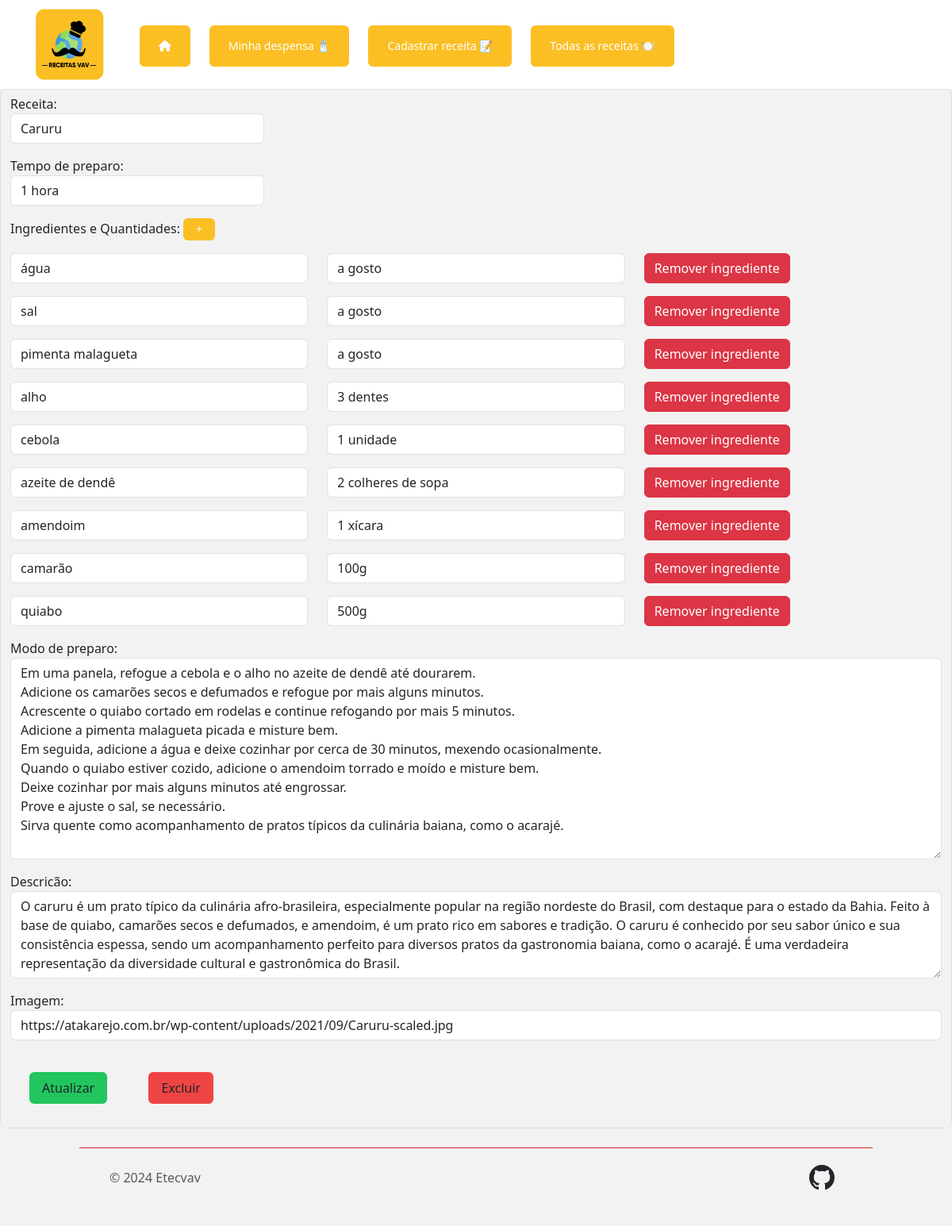
The page /editar/26 on the database its author committed.
### app.py (models this page shows, shortened)
class receitas(db.Model):
  __tablename__ = 'receitas'
  idReceita = db.Column(Integer, primary_key=True, autoincrement=True)
  nomeReceita = db.Column(String(30))
  preparo = db.Column(String(760))
  imagem = db.Column(db.String(120))
  tempo = db.Column(db.String(50))
  descricao = db.Column(db.String(50))
  ingredientes = relationship('ingredientes', back_populates='receita')

class ingredientes(db.Model):
    __tablename__ = 'ingredientes'
    idIngrediente = db.Column(Integer, primary_key=True, autoincrement=True)
    quantidade = db.Column(String(100))
    nomeIngrediente = db.Column(String(30))
    idReceita = db.Column(Integer, ForeignKey('receitas.idReceita'), nullable=False)
    receita = relationship('receitas', back_populates='ingredientes')

### app.py (the view, shortened to what this page needs)
@app.route('/editar/<int:idReceita>', methods=['GET', 'POST'])
def editar(idReceita):
    receita = receitas.query.get(idReceita)
    ingredientes_receita = getReceitaComIngredientesPorId(idReceita)[0]
    ingredientes_no_banco = db.session.query(ingredientes.nomeIngrediente).distinct().all()
    return render_template('editar.html', receita=receita, ingredientes_receita=ingredientes_receita)

### app.py (called while the page is built)
def getReceitaComIngredientesPorId(idReceita):
    consulta = db.session.query(receitas, ingredientes.nomeIngrediente, ingredientes.quantidade).\
        join(ingredientes).\
        filter(receitas.idReceita == idReceita).\
        all()
    receitas_com_ingredientes = {}
    for receita, ingrediente, quantidade in consulta:
        if receita.idReceita not in receitas_com_ingredientes:
            receitas_com_ingredientes[receita.idReceita] = {
                'receita': receita,
                'ingredientes': []
            }
        receitas_com_ingredientes[receita.idReceita]['ingredientes'].append({
            'nomeIngrediente': ingrediente,
            'quantidade': quantidade
        })
    return list(receitas_com_ingredientes.values())

### templates/editar.html (shortened to what this page needs)
{% extends 'base.html' %}
{% block conteudo %}
<form style="background-color: #F2F2F2;" action="/editar/{{receita.idReceita}}" method="POST" class="form-control">
    <div class="mb-3">
        <label for="nomeReceita">Receita:</label>
        <input type="text" class="form-control" name="nomeReceita" style="width:20rem" placeholder="Digite o nome de sua receita" value="{{receita.nomeReceita}}" required>
    </div>
    <div class="mb-3">
        <label for="tempo">Tempo de preparo:</label>
        <input type="text" class="form-control" name="tempo" style="width:20rem" placeholder="Digite o tempo de preparo" value="{{receita.tempo}}" required>
    </div>
    <div class="mb-3" id="ingredientesContainer">
        <label>Ingredientes e Quantidades:</label>
        <button type="button" class="bg-amber-400 text-white hover:bg-amber-500 rounded-md px-3 py-1 mb-3 text-sm font-medium" onclick="adicionarCampo()"> + </button>
        {% for ingrediente in receita.ingredientes %}
        <div class="row mb-3 ingrediente">
            <div class="col-4">
                <input type="text" name="ingredientes[]" placeholder="Ingrediente" value="{{ingrediente.nomeIngrediente}}" required class="form-control">
            </div>
            <div class="col-4">
                <input type="text" name="quantidades[]" placeholder="Quantidade" value="{{ingrediente.quantidade}}" required class="form-control">
            </div>
            <div class="col-4">
                <button type="button" class="btn btn-danger" onclick="removerIngrediente(this)">Remover ingrediente</button>
            </div>
        </div>
        {% endfor %}
    </div>
    <div class="mb-3">
        <label for="preparo">Modo de preparo:</label>
        <textarea type="text" class="form-control" name="preparo"  placeholder="Digite o modo de preparo" required rows="10">{{receita.preparo}}</textarea>
    </div>
    <div class="mb-3">
        <label for="preparo">Descricão:</label>
        <textarea type="text" class="form-control" name="desc" required placeholder="Digite a descrição" rows="4">{{receita.descricao}}</textarea>
    </div>
    <div class="mb-3">
        <label for="imagem">Imagem:</label>
        <input type="text" class="form-control" name="imagem" value="{{receita.imagem}}" placeholder="Pesquise pelo Google - Clique com o botão direito do mouse sobre a imagem escolhida - copiar endereço - cole o endereço aqui neste campo" required>
    </div>
    <button class="rounded-md px-3 py-2 bg-green-500 hover:bg-green-600 m-6" type="submit">Atualizar</button>
    <a href="/deletar/{{receita.idReceita}}" class="rounded-md px-3 py-2 bg-red-500 hover:bg-red-600 m-6" type="submit">Excluir</a>
</form>
{% endblock conteudo %}

### rows shown on the page
receitas: nomeReceita "Caruru", tempo "1 hora", preparo "Em uma panela, refogue a cebola e o alho no azeite de dendê até dourarem. Adicione os camarões secos e defumados e refogue por mais alguns minutos. Acrescente o quiabo cortado em rodelas e continue refogando por mais 5 minutos. Adicione a pimenta malagueta picada e misture bem. Em seguida, adicione a água e deixe cozinhar por cerca de 30 minutos, mexendo ocasionalmente. Quando o quiabo estiver cozido, adicione o amendoim torrado e moído e misture bem. Deixe cozinhar por mais alguns minutos até engrossar. Prove e ajuste o sal, se necessário. Sirva quente como acompanhamento de pratos típicos da culinária baiana, como o acarajé.", desc "O caruru é um prato típico da culinária afro-brasileira, especialmente popular na região nordeste do Brasil, com destaque para o estado da Bahia. Feito à base de quiabo, camarões secos e defumados, e amendoim, é um prato rico em sabores e tradição. O caruru é conhecido por seu sabor único e sua consistência espessa, sendo um acompanhamento perfeito para diversos pratos da gastronomia baiana, como o acarajé. É uma verdadeira representação da diversidade cultural e gastronômica do Brasil.", imagem "https://atakarejo.com.br/wp-content/uploads/2021/09/Caruru-scaled.jpg"
ingredientes: nomeIngrediente "água", quantidade "a gosto"
ingredientes: nomeIngrediente "sal", quantidade "a gosto"
ingredientes: nomeIngrediente "pimenta malagueta", quantidade "a gosto"
ingredientes: nomeIngrediente "alho", quantidade "3 dentes"
ingredientes: nomeIngrediente "cebola", quantidade "1 unidade"
ingredientes: nomeIngrediente "azeite de dendê", quantidade "2 colheres de sopa"
ingredientes: nomeIngrediente "amendoim", quantidade "1 xícara"
ingredientes: nomeIngrediente "camarão", quantidade "100g"
ingredientes: nomeIngrediente "quiabo", quantidade "500g"
